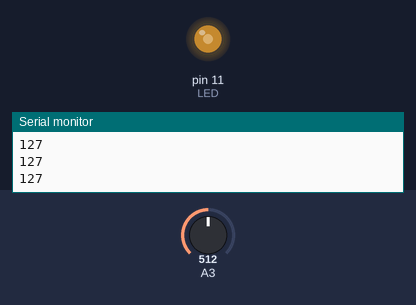
The sketch below on a simulated Arduino Uno, built with avr-gcc and run on an emulated ATmega328P. Shown: output pins drawn as LEDs (lit = HIGH), the last lines printed to the serial monitor. The test bench sets the inputs (shaded band); at power-on: A3 = 512.

Above: at 1.2 s.
1.3 s: A3 set to 716
At 1.9 s:
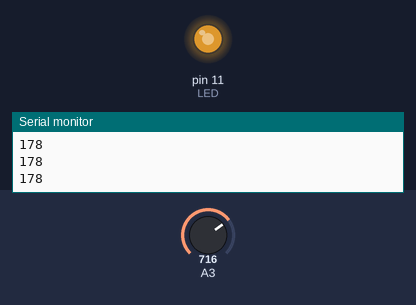
2.8 s: A3 set to 900
At 3.1 s:
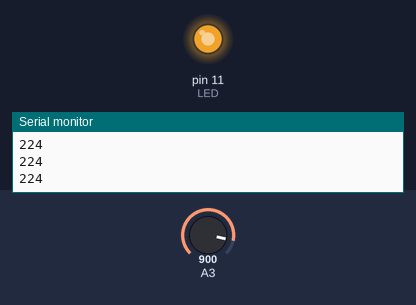
4.3 s: A3 set to 122
At 5.4 s:
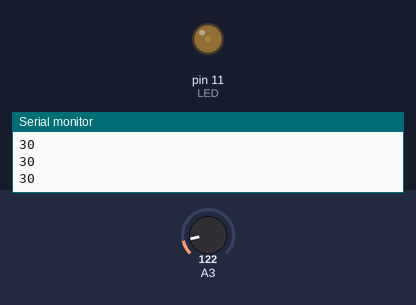
5.8 s: A3 set to 0
At 6.5 s:
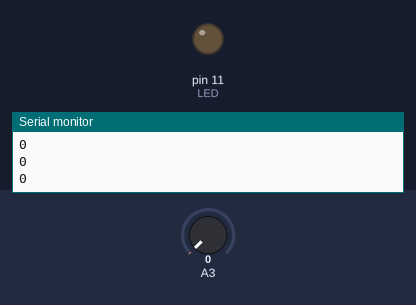
7.3 s: A3 set to 511
At 7.6 s:
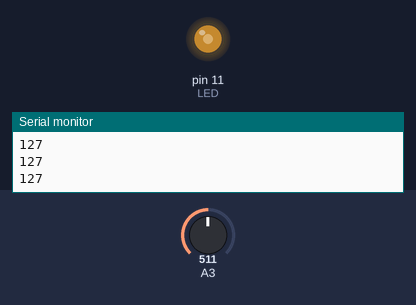
Timing chart, 0 to 9.8 s (numbered marks = the images above; inputs shaded):
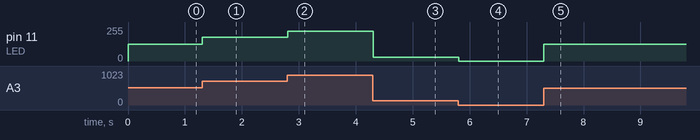

Measured:
- after the input at 1.3 s, pin 11 (LED): 127/255 → 178/255 at once
- after the input at 2.8 s, pin 11 (LED): 178/255 → 224/255 at once
- after the input at 4.3 s, pin 11 (LED): 224/255 → 30/255 at once
- after the input at 5.8 s, pin 11 (LED): 30/255 → 0/255 at once
- after the input at 7.3 s, pin 11 (LED): 0/255 → 127/255 at once

The sketch:

2.LED_control.ino
```cpp
void setup() {
  // put your setup code here, to run once:
  pinMode(11, OUTPUT);  // LED
  pinMode(A3, INPUT);   // 가변저항
  Serial.begin(9600);   // Serial 통신 시작. 보드레이트 9600 설정
}

void loop() {
  // put your main code here, to run repeatedly:
  int val = analogRead(A3); // 아날로그 센서값을 val 변수에 담음

  val = map(val, 0, 1023, 0, 255);
  Serial.println(val);         // Serial 모니터에 출력
  //digitalWrite(13, val);    // digital 출력
  analogWrite(11, val);       // analog 출력
}
```
